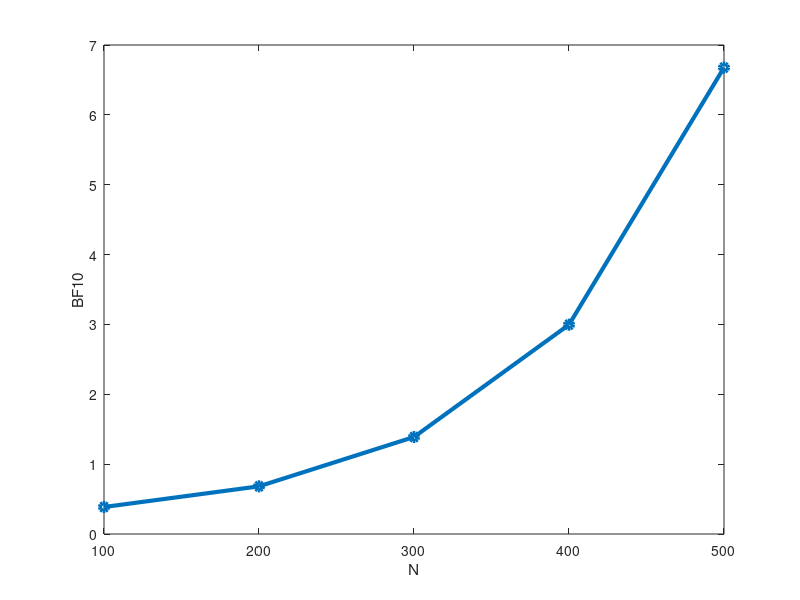

Reproduce this figure in MATLAB. (Note: this script raises an error after producing the figure.)
%% Bayes factor for handedness/ gender data

% This file is from pmtk3.googlecode.com

clear all
sfs = [1 2 3 4 5];
Nsf = length(sfs); BF10vsN = zeros(1,Nsf);
for i=1:Nsf
sf = sfs(i);
y1 = 9*sf; n1 = 52*sf; y2 = 4*sf; n2 = 48*sf;
N(i) = n1+n2;
alphas = [1 1];
logZ = betaln(alphas(1), alphas(2));
logmarglik0 = ...
  betaln(alphas(1)+y1+y2, alphas(2)+(n1+n2-y1-y2)) -logZ;
logmarglik1 = ...
  betaln(alphas(1)+y1, alphas(2)+(n1-y1)) -logZ ...
  + betaln(alphas(1)+y2, alphas(2)+(n2-y2)) -logZ;
BF10vsN(i) = exp(logmarglik1 - logmarglik0);

% shortcut formula if alpha=1
BF10(i) = (nchoosek(n1+n2,y1+y2)*(n1+n2+1)) / ...
  (nchoosek(n1,y1)*nchoosek(n2,y2)*(n1+1)*(n2+1));
  
end
BF10vsN
BF10
%assert(approxeq(BF10, BF10vsN))
postNull = 1./(1+BF10vsN)


if 1
figure; plot(N, BF10vsN, 'o-', 'linewidth', 3);
xlabel('N'); ylabel('BF10')
printPmtkFigure('BFhandedness')
end
